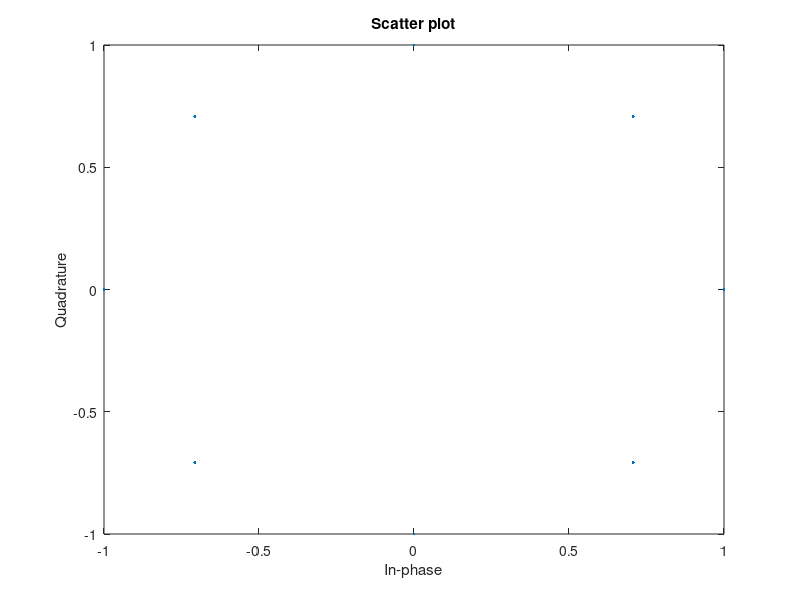
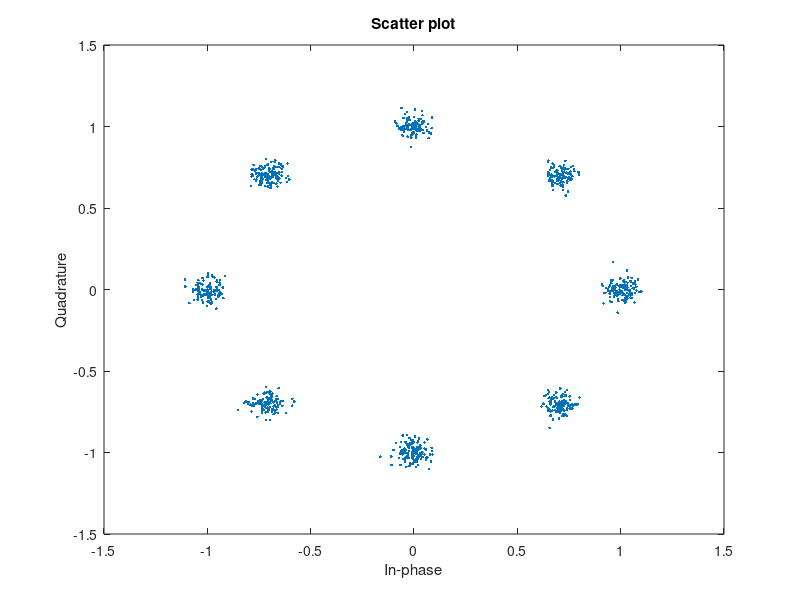

Write the MATLAB code that produced these figures, in order.
% Aim: Simulation study of Performance of 8-PSK.
% Objective: Write a program to plot signal constellation diagram of received
%              8-PSK signal in the presence of AWGN.

clc;
clear all;
close all;
pkg load communications
N = 3000;  % Number of bits to be transmitted using *-PSK
           % Too large value may slow down the program
x = randi([0,1],1,N); % Random input bits generation
M = 8;     % Number of Symbols in 8-PSK

% Symbol Generation
yy = [];
   for i=1:3:length(x)
  if x(i)==0 && x(i+1)==0 & x(i+2)==0
    y = cosd(0)+1j*sind(0);
  elseif x(i)==0 && x(i+1)==0 & x(i+2)==1
    y = cosd(45)+1j*sind(45);
  elseif x(i)==0 && x(i+1)==1 & x(i+2)==1
    y = cosd(90)+1j*sind(90);
  elseif x(i)==0 && x(i+1)==1 & x(i+2)==0
    y = cosd(135)+1j*sind(135);
  elseif x(i)==1 && x(i+1)==1 & x(i+2)==0
    y = cosd(180)+1j*sind(180);
  elseif x(i)==1 && x(i+1)==1 & x(i+2)==1
    y = cosd(225)+1j*sind(225);
  elseif x(i)==1 && x(i+1)==0 & x(i+2)==1
    y = cosd(270)+1j*sind(270);
  elseif x(i)==1 && x(i+1)==0 & x(i+2)==0
    y = cosd(315)+1j*sind(315);
  endif
% Transmitted Symbols
yy = [yy y];
endfor
scatterplot(yy);    % Constellation Diagram without Noise
EbN0db = 20; % Change this value & run program to see the noisy constellation.
EbN0 = 10^(EbN0db/10);

% AWGN Channel
n = (1/sqrt(2))*[randn(1,length(yy)) + 1j*randn(1,length(yy))];
sigma = sqrt(1/((log2(M))*EbN0));

% Received Symbols
r = yy + sigma*n;
scatterplot(r);    % Constellation Diagram with Noise
